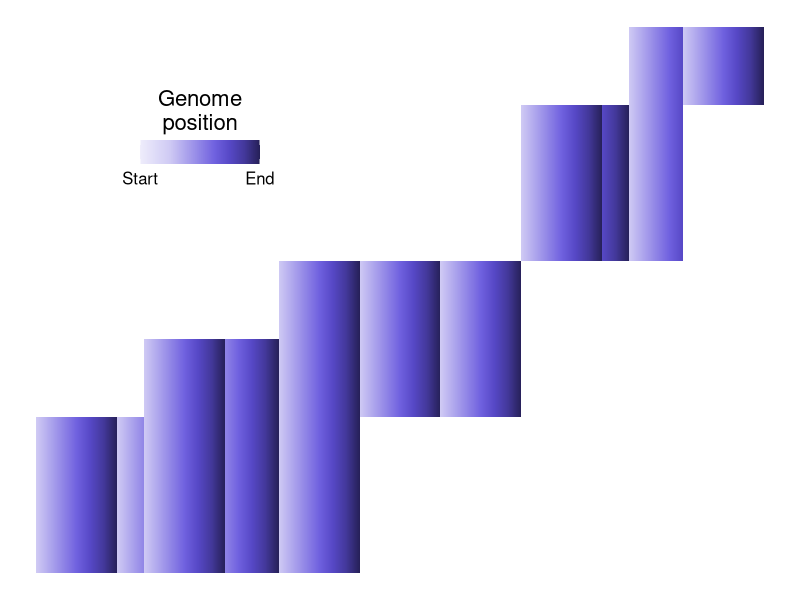
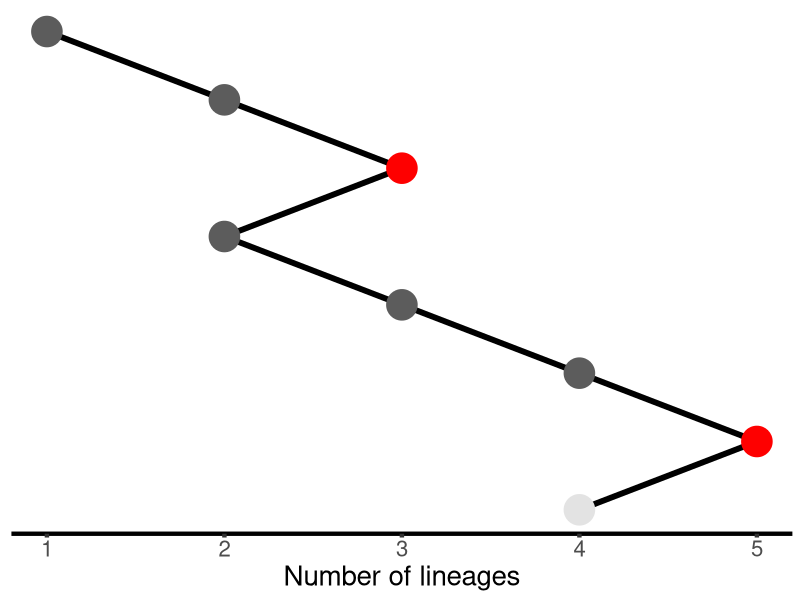

These charts were generated, in order, by the following R code:
###############################################
###############################################
### CREATING PANELS FOR ARG OVERVIEW FIGURE ###
###############################################
###############################################

####################
### SCRIPT SETUP ###
####################
library(here)
library(dplyr)
library(ggplot2)



########################################
### PANEL C: VISUALIZATION OF EDGES  ###
########################################

edge_df <- data.frame(edge = as.character(1:11),
                      genome_start = c(1, 1, 1, 3, 1, 1, 1, 1, 1, 2, 1),
                      genome_end =   c(4, 3, 4, 4, 4, 4, 4, 2, 4, 4, 4),
                      time_start =   c(0, 4, 6, 4, 4, 2, 0, 0, 2, 0, 0),
                      time_end =     c(4, 7, 7, 6, 6, 4, 2, 2, 4, 3, 3)) %>% 
  arrange(time_start, time_end, genome_start)

coord_offset <- 0
edge_vis_list <- list()
for (i in 1:nrow(edge_df)) {
  edge_vis_list[[i]] <- data.frame(xstart = seq(edge_df$genome_start[i], 
                                                edge_df$genome_end[i] - 0.01, 
                                                by = 0.01),
                                   xstartcoord = seq(edge_df$genome_start[i] - edge_df$genome_start[i], 
                                                     edge_df$genome_end[i] - edge_df$genome_start[i] - 0.01, 
                                                     by = 0.01) + coord_offset,
                                   xend = seq(edge_df$genome_start[i] - edge_df$genome_start[i], 
                                              edge_df$genome_end[i] - edge_df$genome_start[i] - 0.01, 
                                              by = 0.01) + 0.01 + coord_offset,
                                   ystart = edge_df$time_start[i],
                                   yend = edge_df$time_end[i])
  
  #coord_offset <- coord_offset + edge_df$genome_end[i] - edge_df$genome_start[i] 
  coord_offset <- sum(edge_df$genome_end[1:i] - edge_df$genome_start[1:i])
}


edge_viz_plot <- edge_vis_list %>% 
  bind_rows() %>% 
  ggplot() +
  geom_rect(aes(xmin = xstartcoord, xmax = xend,
                ymin = ystart, ymax = yend, fill = xstart),
            alpha = 1) +
  scale_fill_gradientn(name = 'Genome\nposition',
                       colours = c("#efedfb", "#dfdcf8", "#cfcaf4", "#afa7ed", "#8f84e6", "#6f61df", "#5648c6", "#43389a", "#262058"),
                       limits = c(0, 4),
                       breaks = c(0, 4),
                       labels = c('Start', 'End')) +
  #scale_fill_gradient(low = "#efedfb", high = "#393084", 
  #                    limits = c(01, 4)) +
  theme_void() +
  #theme(legend.position = c(0.82, 0.25))
  theme(legend.position = c(0.25, 0.77),
        legend.background = element_rect(fill="white",
                                         linetype = "solid", 
                                         colour ="white"),
        legend.direction = "horizontal",
        legend.title = element_text(size = 16, hjust = 0.5),
        legend.text = element_text(size = 12)
  ) +
  guides(fill = guide_colourbar(title.position="top", title.hjust = 0.5))


ggsave(filename = here('figures', 'pdf', 'edge_viz_plot_fig1.png'),
       plot = edge_viz_plot,
       bg = 'transparent',
       width = 4,
       height = 8,
       units = 'in',
       device = "png")



############################################
### PANEL D:  LINEAGE COUNT THROUGH TIME ###
############################################
arg_attribute_df <- data.frame(time = 1:8,
                               lineage_count = c(4, 5, 4, 3, 2, 3, 2, 1),
                               point_color = NA,
                               local_tree_node_count = c(12, 12, 11, 9, 6, 6, 5, 3),
                               shared_node_count = as.integer(c(4, 5, 4, 3, 2, 3, 2, 1)))

for (i in seq_len(nrow(arg_attribute_df))) {
  if (i == 1) {
    arg_attribute_df[i, 'point_color'] <- '#e3e3e3'
  } else if ((arg_attribute_df[i, 'lineage_count'] < arg_attribute_df[i - 1, 'lineage_count'])) {
    arg_attribute_df[i, 'point_color'] <- '#5c5c5c'
  } else {
    arg_attribute_df[i, 'point_color'] <- '#fe0000'
  }
}

lineage_count_plot <- arg_attribute_df %>% 
  ggplot() +
  geom_line(aes(y = lineage_count,
                 x = time),
            linewidth = 2) +
  geom_point(aes(y = lineage_count,
                 x = time),
             color = arg_attribute_df$point_color,
             size = 10) +
  ylab('Number of lineages') +
  xlab('Time') +
  theme_classic() +
  theme(panel.background = element_rect(fill ='transparent'),
        plot.background = element_rect(fill ='transparent', color = NA),
        axis.title.x = element_text(size = 20),
        axis.text.x = element_text(size = 16),
        #panel.grid.major.x = element_line(linetype = 'solid', size = 1),
        axis.title.y = element_blank(),
        axis.text.y = element_blank(),
        axis.line.y = element_blank(),
        axis.ticks.y = element_blank(),
        axis.line.x = element_line(linewidth = 1.5),
        axis.ticks.x = element_line(linewidth = 1.5)
        #axis.line.y = element_blank(),
        #axis.ticks.y = element_blank()
        ) +
  coord_flip(clip = "off")

ggsave(filename = here('figures', 'pdf', 'lineage_count_fig1.png'),
       plot = lineage_count_plot,
       bg = 'transparent',
       width = 3,
       height = 8,
       units = 'in',
       device = "png")



#################################
### CODE NOT CURRENTLY IN USE ###
#################################

# fragment_size <- data.frame(
#   time = c(1, 1, 1, 1,
#            2, 2, 2, 2, 2,
#            3, 3, 3, 3,
#            4, 4, 4,
#            5, 5, 
#            6, 6, 6,
#            7, 7, 
#            8),
#   fragment_size = c(3, 3, 3, 3,
#                     3, 3, 1, 2, 3,
#                     3, 3, 2, 3,
#                     3, 3, 3,
#                     3, 3, 
#                     2, 1, 3,
#                     2, 3, 
#                     3)
# )

#edge_df <- data.frame(edge = as.character(1:11),
#                      genome_start = c(1, 1, 1, 3, 1, 1, 1, 1, 1, 2, 1),
#                      genome_end =   c(4, 3, 4, 4, 4, 4, 4, 2, 4, 4, 4),
#                      time_start =   c(0, 4, 6, 4, 4, 2, 0, 0, 2, 0, 0),
#                      time_end =     c(4, 7, 7, 6, 6, 4, 2, 2, 4, 3, 3))


# node_count_plot <- arg_attribute_df %>% 
#   ggplot() +
#   geom_segment(aes(x = time, xend = time, 
#                    y = shared_node_count, yend = local_tree_node_count),
#                size = 2) +
#   geom_point(aes(y = local_tree_node_count,
#                  x = time),
#              size = 9, color = '#CA4B9B') +
#   geom_point(aes(y = shared_node_count,
#                  x = time),
#              size = 9,
#              color = '#2ACAEA') +
#   ylab('Number of nodes') +
#   xlab('Time') +
#   coord_flip() +
#   theme_classic() +
#   theme(panel.background = element_rect(fill ='transparent'),
#         plot.background = element_rect(fill ='transparent', color = NA),
#         axis.title.x = element_text(size = 17),
#         axis.text.x = element_text(size = 14),
#         #panel.grid.major.x = element_line(linetype = 'solid'),
#         axis.title.y = element_blank(),
#         axis.text.y = element_blank()#,
#         #axis.line.y = element_blank(),
#         #axis.ticks.y = element_blank()
#   ) +
#   scale_y_continuous(breaks = seq(1, 12, 1))
# 
# ggsave(filename = '/Users/alexlewanski/Documents/michigan_state/research/arg_review/figures/pdf/node_count_fig1.png',
#        plot = node_count_plot,
#        bg = 'transparent',
#        width = 3.5,
#        height = 8,
#        units = 'in',
#        device = "png")
# 

# edge_df %>% 
#   ggplot() +
#   geom_rect(aes(xmin = genome_start, 
#                xmax = genome_end, 
#                ymin = time_start, 
#                ymax = time_end),
#             fill = 'gray',
#             alpha = 0.2) +
#   theme_classic()

# fragment_size %>% 
#   ggplot() +
#   #geom_line(aes(y = fragment_size,
#   #              x = time),
#   #          size = 2) +
#   geom_point(aes(y = fragment_size,
#                  x = time),
#              color = 'gray',
#              size = 8) +
#   coord_flip() +
#   ylab('Number of lineages') +
#   xlab('Time') +
#   theme_classic() +
#   theme(panel.background = element_rect(fill ='transparent'),
#         plot.background = element_rect(fill ='transparent', color = NA),
#         axis.title.x = element_text(size = 17),
#         axis.text.x = element_text(size = 14),
#         #panel.grid.major.x = element_line(linetype = 'solid', size = 1),
#         axis.title.y = element_blank(),
#         axis.text.y = element_blank()#,
#         #axis.line.y = element_blank(),
#         #axis.ticks.y = element_blank()
#   )
 
